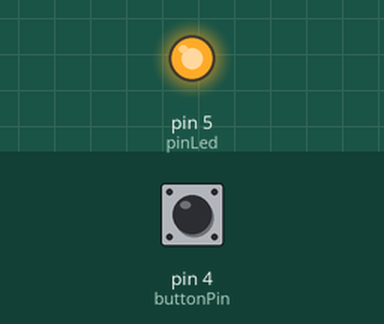
The sketch below on a simulated Arduino Uno, built with avr-gcc and run on an emulated ATmega328P. On the bench: output pins drawn as LEDs (lit = HIGH). Dashed ring = blinking. The test bench sets the inputs (shaded band); at power-on: pin 4 (buttonPin) LOW.

Above: at 1.2 s.
1.3 s: pin 4 (buttonPin) pulled HIGH for 0.15 s
At 2.7 s:
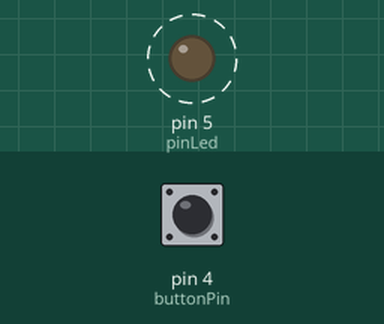
Timing chart, 0 to 10.4 s (numbered marks = the images above; inputs shaded):
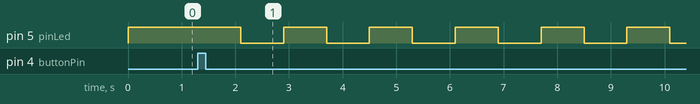

Measured:
- after the input at 1.3 s, pin 5 (pinLed): alternates HIGH for 0.80 s and LOW for 0.80 s, starting after 0.80 s

The sketch:

Hi_led.ino
```cpp
int delayled ;
int maxTime = 1000;
bool flag = true;

//Informations about pins
int pinLed = 5;
int buttonPin = 4;

void setup() {
  delayled = maxTime;
  pinMode(pinLed, OUTPUT);
  pinMode(buttonPin, INPUT);
}

void loop() {

  if(digitalRead(buttonPin) == HIGH ){
    delayled = delayled -200;
     if (delayled == 200) {
        flag = true;
        delayled = maxTime;
      } else {
        flag = false;
        }
  }

    if(flag == true) {
    digitalWrite(pinLed, HIGH);
    } else {
      digitalWrite(pinLed, HIGH);
      delay(delayled);
      digitalWrite(pinLed, LOW);
      delay(delayled);
       if (delayled == 200) {
        flag = true;
        delayled = maxTime;
      } else {
        flag = false;
     }

    }

}
```
